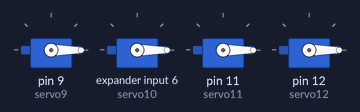
Simulated run of this sketch. Board: Arduino Uno, built with avr-gcc and run on an emulated ATmega328P. Parts: 4 × servo. What the sketch prints to the serial monitor is not drawn.

Above: at 0.05 s.
Timing chart, 0 to 4.6 s (numbered marks = the images above):
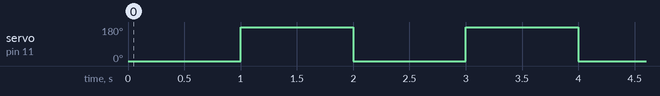

The sketch:

lego-4-servos.ino
```cpp
 // servo
/*
http://educ8s.tv/arduino-servo-tutorial/
https://www.youtube.com/watch?v=SfmHNb5QAzc
	https://i.imgur.com/UL2XTdh.jpg
*/
#include <Servo.h>

class Button {
  protected:
    byte _pin;
    byte _prevstate = LOW;
    byte _state = LOW;
  public:
    Button(byte pin): _pin(pin) {}
    // call this function as early as possible in main loop() function
    // then later in loop() logic use pressed() method to detect if button pressed
    void loop() {
        _state = LOW;
        int state = digitalRead(_pin);
        if (state != _prevstate) {
          _prevstate = state;
          if (_prevstate == LOW) {
            _state = HIGH;
          }
        }

    }
    byte pressed() {
      return _state;
    }
};

Servo servo9;
Servo servo10;
Servo servo11;
Servo servo12;

int min = 0;
int max = 180;

void setup() {
    Serial.begin(9600);

    servo9.attach(9);
    servo9.write(min);
    servo10.attach(102);
    servo10.write(min);
    servo11.attach(11);
    servo11.write(min);
    servo12.attach(12);
    servo12.write(min);

      Serial.println((String)"start");
}

bool b1 = false;
bool b2 = false;
bool b3 = false;
bool b4 = false;

Button button(8);

void loop()
{
//    button.loop();
//
//    if (button.pressed()) {
//
//      if (b1) {
//
//          Serial.println((String)"8:l");
//
//          servo4.write(max);
//      }
//      else {
//
//          Serial.println((String)"8:r");
//
//          servo4.write(min);
//      }
//
//    delay(1000);
//
//      b1 = !b1;
//
//    }
//    if (k5 && lock5 !=) {
//
//
//    }

//    servo1.write(0);
//
//    delay(1000);
//
//    servo1.write(180);
//
//    delay(1000);
//
//
//
//    servo2.write(0);
//
//    delay(1000);
//
//    servo2.write(180);
//
//    delay(1000);
//
//
//
//    servo3.write(0);
//
//    delay(1000);
//
//    servo3.write(180);
//
//    delay(1000);
//
//
//
    servo11.write(0);

    delay(1000);

    servo11.write(180);

    delay(1000);
}
```

Measured:
- by itself, servo on pin 11 (servo11): alternates 180° for 1.0 s and 0° for 1.0 s
